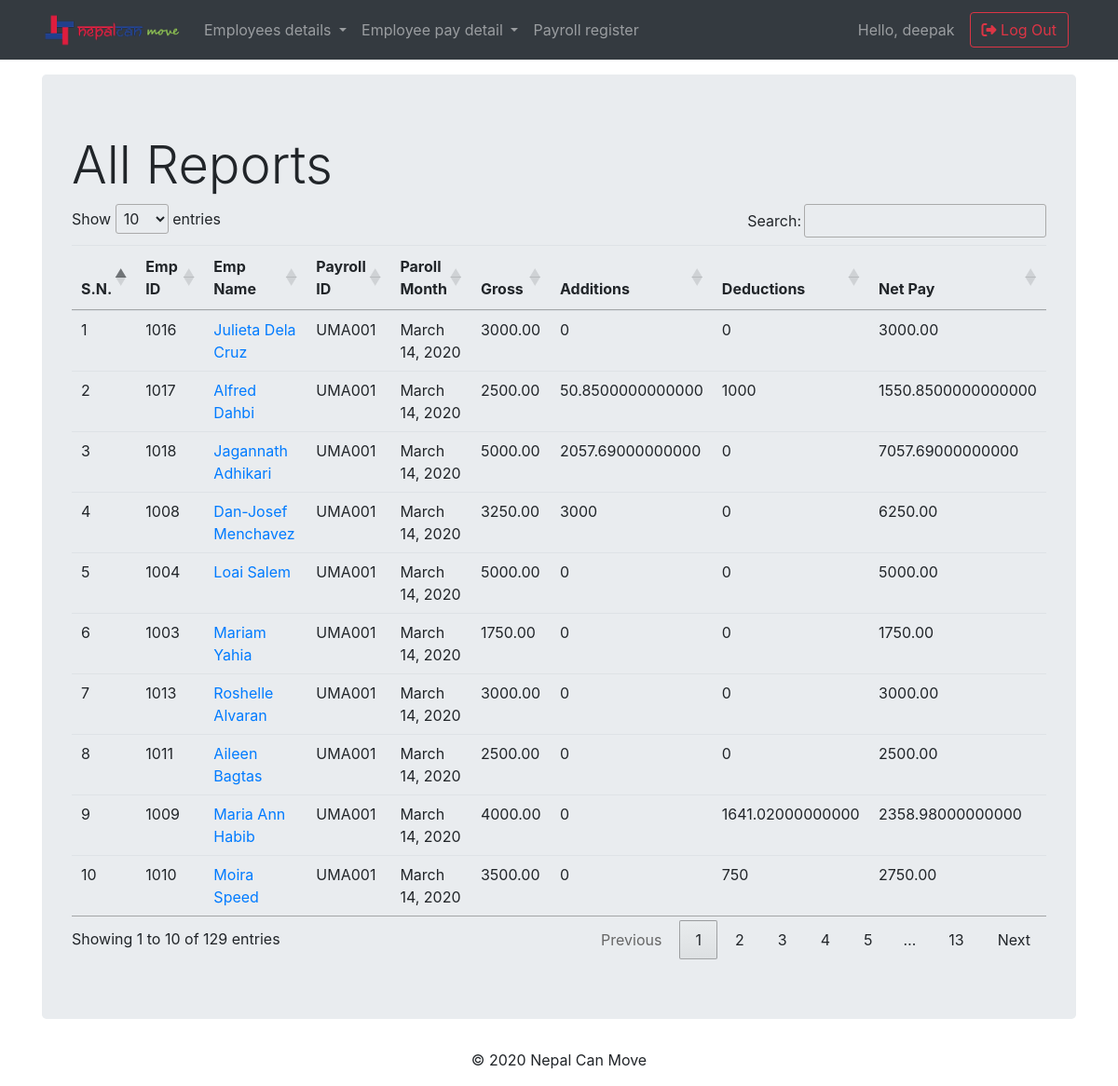
Screenshot of /payroll/salary_report/ (signed in) with the database file from the repository.
### payroll/models.py (models this page shows, shortened)
class Report(models.Model):
    employee_id         = models.CharField(max_length=60)
    first_name          = models.CharField(max_length=60, blank=True,null=True)
    last_name           = models.CharField(max_length=60, blank=True,null=True)
    department          = models.CharField(max_length=60, blank=True,null=True)
    designation         = models.CharField(max_length=40, null=True, blank=True)
    work_permit_choice  = (('Uniteam', 'Uniteam'),('Aspen', 'Aspen'),('Uniteam(Br2)', 'Uniteam(Br2)'),)
    work_permit         = models.CharField(max_length=60, choices=work_permit_choice)
    cost_center         = models.ForeignKey(CostCenter, related_name='department_name', on_delete=models.CASCADE,null=True,blank=True)
    payroll_id          = models.CharField(max_length=90, blank=True,null=True)
    payroll_month       = models.DateField(null=True, blank=True)
    start_date          = models.DateField(null=True, blank=True)
    finish_date         = models.DateField(null=True, blank=True)
    mode_of_payment     = models.CharField(max_length=90, blank=True,null=True)
    basic_salary        = models.DecimalField(max_digits=10, decimal_places=2, blank=True,null=True)
    housing_allowance   = models.DecimalField(max_digits=10, decimal_places=2, blank=True,null=True)
    transportation_allowance = models.DecimalField(max_digits=10, decimal_places=2, blank=True,null=True)
    other               = models.DecimalField(max_digits=12, decimal_places=2, blank=True,null=True)
    lowp_deduction      = models.DecimalField(max_digits=12, decimal_places=2, blank=True,null=True)
    @property
    def full_name(self):
        return str(self.first_name) +" "+ str(self.last_name)
    @property
    def gross_pay(self):
        others = self.other or 0
        return self.basic_salary + self.housing_allowance + self.transportation_allowance + others

### payroll/views.py (the view)
# urls.py: path('salary_report/',views.SalaryReport.as_view(),name='salary_report_list'),
class SalaryReport(ListView):
    template_name = 'payroll/salary_report.html'
    context_object_name = 'salary_report_list'
    model = models.Report
    def get_context_data(self, *args, **kwargs):
        context = super(SalaryReport,self).get_context_data(*args,**kwargs)
        list = context['salary_report_list']
        data = []
        for i in list:
            empAdd = models.Additionalpays.objects.filter(report=i).aggregate(Sum('amount'))['amount__sum']
            empDed = models.Deductions.objects.filter(report=i).aggregate(Sum('amount'))['amount__sum']
            empAddAmount = empAdd or 0
            empDedAmount = empDed or 0
            netPay = (i.gross_pay + empAddAmount) - empDedAmount
            data.append([i,empAddAmount, empDedAmount,netPay])
        context['data'] = data
        return context

### payroll/templates/payroll/salary_report.html (shortened to what this page needs)
{% extends "base.html" %}
{% block content %}
{% load humanize %}
  <div class="jumbotron mt-3">
    <h2 class="display-4">All Reports</h2>
  <table class="table table-hover" id="table_id">
    <thead>
      <tr>
        <th>S.N.</th>
        <th>Emp ID</th>
        <th>Emp Name</th>
        <th>Payroll ID</th>
        <th>Paroll Month</th>
        <th>Gross</th>
        <th>Additions</th>
        <th>Deductions</th>
        <th>Net Pay</th>
      </tr>
    </thead>
    <tbody>
      {% for report in data%}
      <tr>
        <td> {{ forloop.counter }}</td>
        <td> {{report.0.employee_id}}</td>
        <td> <a href="{% url 'payroll:report_detail' pk=report.0.pk %}"> {{report.0.full_name}} </a> </td>
        <td> {{report.0.payroll_id}}</td>
        <td> {{report.0.payroll_month}}</td>
        <td> {{report.0.gross_pay}}</td>
        <td> {{report.1}}</td>
        <td> {{report.2}}</td>
        <td> {{report.3}}</td>
      </tr>
      {% endfor %}
    </tbody>
  </table>
</div>
{% endblock %}

### templates/base.html (shortened to what this page needs)
<!doctype html>
{% load static %}
<html lang="en">
<head>
  <link rel="stylesheet" href="https://stackpath.bootstrapcdn.com/bootstrap/4.4.1/css/bootstrap.min.css">
  <link rel="stylesheet" type="text/css" href="https://cdn.datatables.net/1.10.20/css/jquery.dataTables.css">
  <link rel="stylesheet" href="{% static 'css/stylesheet.css'%}">
</head>
<body>
  {% if user.is_superuser %}
  <nav class="navbar navbar-expand-lg navbar-dark bg-dark static-top">
    <div class="container">
      <a class="navbar-brand" href="#">
        <img src="{% static 'images/NCMLogo.png' %}" alt="ncm-logo" width='150px'>
      </a>
      <div class="collapse navbar-collapse" id="navbarResponsive">
        <ul class="navbar-nav mr-auto">
          <li class="nav-item dropdown">
            <a class="nav-link dropdown-toggle" href="{% url 'payroll:employee_list' %}" id="navbarDropdown" role="button" data-toggle="dropdown" aria-haspopup="true" aria-expanded="false">
              Employees details
            </a>
          </li>
          <li class="nav-item dropdown">
            <a class="nav-link dropdown-toggle" href="#" id="navbarDropdown" role="button" data-toggle="dropdown" aria-haspopup="true" aria-expanded="false">
              Employee pay detail
            </a>
          </li>
          <li class="nav-item">
            <a class="nav-link" href="{% url 'payroll:payroll_register' %}">Payroll register</a>
          </li>
        </ul>
        <span class="navbar-text mr-3">
          Hello, {{user.username }}
        </span>
        <form class="form-inline my-2 my-lg-0">
          <a href="{% url 'accounts:logout' %}" class="btn btn-outline-danger mr-2 "><i class="fas fa-sign-out-alt"></i> Log Out</a>
        </form>
      </div>
    </div>
  </nav>
  {% endif %}
  <div class="container mycontent">
    {% block content %}
    {% endblock %}
  </div>
  <footer class="page-footer">
    <div class="container">
      <p class="text-center">© 2020 Nepal Can Move </p>
    </div>
  </footer>
</body>
</html>

### rows the page displays
Report: employee "1016", first_name+last_name "Julieta Dela Cruz", payroll "UMA001", payroll_month "March 14, 2020", other+basic_salary+housing_allowance "3000.00", report "0", report "3000.00"
Report: employee "1017", first_name+last_name "Alfred Dahbi", payroll "UMA001", payroll_month "March 14, 2020", other+basic_salary+housing_allowance "2500.00", report "50.8500000000000", report "1000", report "1550.8500000000000"
Report: employee "1018", first_name+last_name "Jagannath Adhikari", payroll "UMA001", payroll_month "March 14, 2020", other+basic_salary+housing_allowance "5000.00", report "2057.69000000000", report "0", report "7057.69000000000"
Report: employee "1008", first_name+last_name "Dan-Josef Menchavez", payroll "UMA001", payroll_month "March 14, 2020", other+basic_salary+housing_allowance "3250.00", report "3000", report "0", report "6250.00"
Report: employee "1004", first_name+last_name "Loai Salem", payroll "UMA001", payroll_month "March 14, 2020", other+basic_salary+housing_allowance "5000.00", report "0", report "5000.00"
Report: employee "1003", first_name+last_name "Mariam Yahia", payroll "UMA001", payroll_month "March 14, 2020", other+basic_salary+housing_allowance "1750.00", report "0", report "1750.00"
Report: employee "1013", first_name+last_name "Roshelle Alvaran", payroll "UMA001", payroll_month "March 14, 2020", other+basic_salary+housing_allowance "3000.00", report "0", report "3000.00"
Report: employee "1011", first_name+last_name "Aileen Bagtas", payroll "UMA001", payroll_month "March 14, 2020", other+basic_salary+housing_allowance "2500.00", report "0", report "2500.00"
Report: employee "1009", first_name+last_name "Maria Ann Habib", payroll "UMA001", payroll_month "March 14, 2020", other+basic_salary+housing_allowance "4000.00", report "0", report "1641.02000000000", report "2358.98000000000"
Report: employee "1010", first_name+last_name "Moira Speed", payroll "UMA001", payroll_month "March 14, 2020", other+basic_salary+housing_allowance "3500.00", report "0", report "750", report "2750.00"

### other values shown
{{ user.username }} "deepak"
